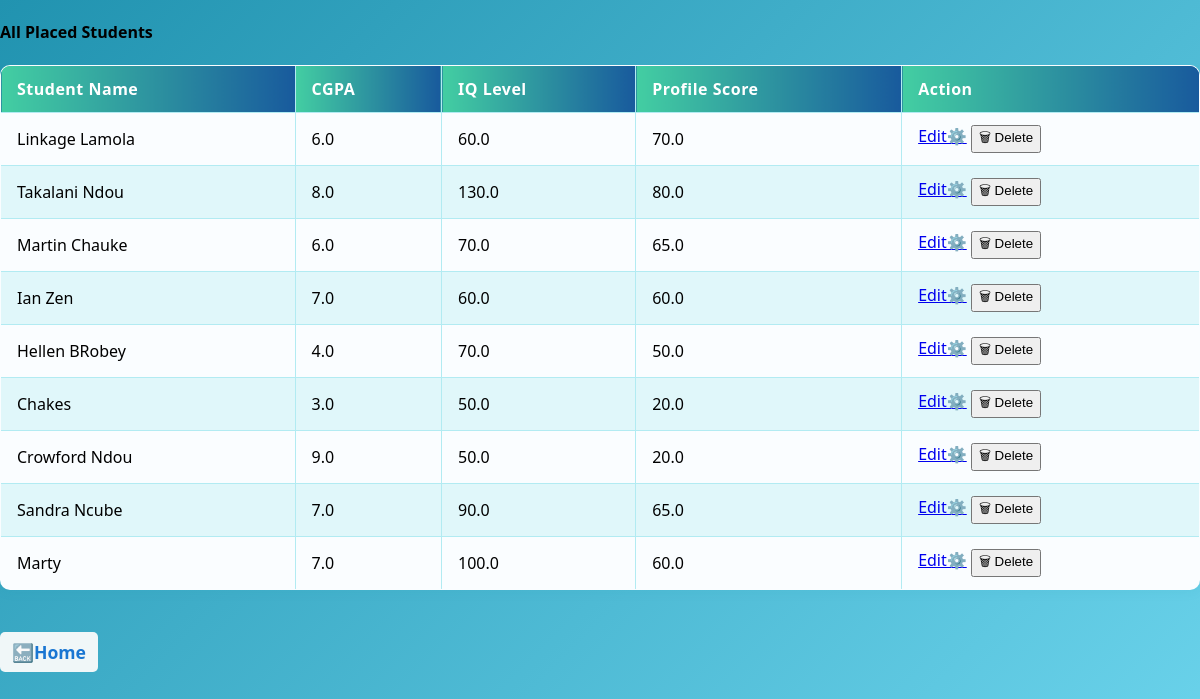
/my_placed_students (signed in), run on an earlier commit of the app's database.
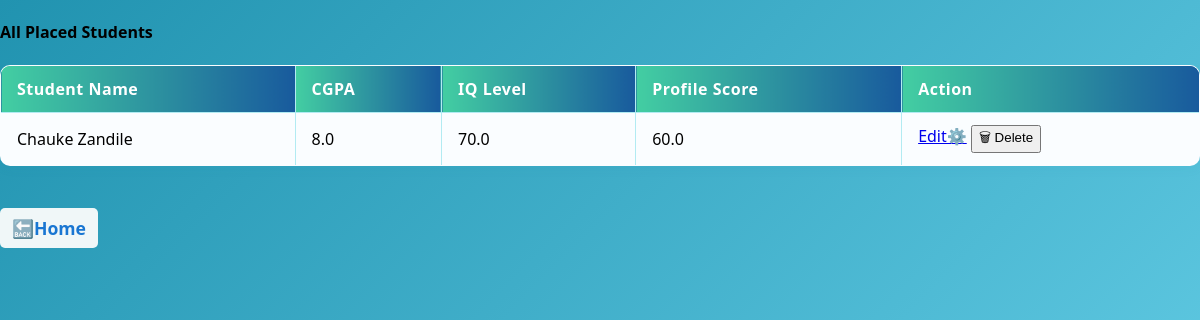
And on a later commit of the database.
### tables this page shows
CREATE TABLE placed_students(
        Id INTEGER PRIMARY KEY AUTOINCREMENT,
        User_id INTEGER,
        Student_name TEXT NOT NULL,
        CGPA REAL,
        IQ_level REAL,
        Profile_score REAL,
        FOREIGN KEY(User_id) REFERENCES users(id)
    );

### app.py (the view)
@app.route("/my_placed_students")
@login_required
def my_placed_students():
    user_id=session.get("user_id")
    conn=get_db_connection()
    placed_students=conn.execute("SELECT * FROM placed_students WHERE User_id=?", (user_id,)).fetchall()
    conn.close()
    return render_template("my_placed_students.html", placed_students=placed_students)

### app.py (called while the page is built)
def get_db_connection():
    conn=sqlite3.connect(DATABASE)
    conn.row_factory=sqlite3.Row
    return conn

def login_required(f):
    @wraps(f)
    def wrapper(*args,**kwargs):
        if "user_id" not in session:
            flash("Please log in to continue.","warning")
            return redirect(url_for("login"))
        return f(*args,**kwargs)
    return wrapper

@app.context_processor
def inject_user_role():
    return dict(is_admin=session.get("is_admin"))

### templates/my_placed_students.html (shortened to what this page needs)
<!DOCTYPE html>
<html>
<head>
</head>
<body>
    {% if placed_students %}
<h4 class="mt-5 mb-3">All Placed Students</h4>
<div style="overflow-x:auto;">
  <table class="table" border="1" cellpadding="8" style="width:100%;background:#fafdff">
    <thead>
      <tr style="background: linear-gradient(90deg,#43cea2 0%, #185a9d 100%); color:#fff;">
        <th>Student Name</th>
        <th>CGPA</th>
        <th>IQ Level</th>
        <th>Profile Score</th>
        <th>Action</th>
      </tr>
    </thead>
    <tbody>
      {% for student in placed_students %}
      <tr>
        <td>{{ student.Student_name }}</td>
        <td>{{ student.CGPA }}</td>
        <td>{{ student.IQ_level }}</td>
        <td>{{ student.Profile_score }}</td>
        <td>
           <a href="{{ url_for('edit_student', student_id=student.Id) }}">Edit⚙️</a>
           <form action="{{ url_for('delete_student', student_id=student.Id) }}" method="post" style="display:inline;">
           <button type="submit" onclick="return confirm('Are you sure you want to delete this student?');">🗑 Delete</button>
           </form>
        </td>
      </tr>
      {% endfor %}
    </tbody>
  </table>
  <a style="margin-top: 20px; display: inline-block; background-color: #f0f7f8;
  border-radius: 5px; padding: 8px 12px;" href="{{ url_for('home')}}" class="back-link" >🔙Home</a>
</div>
{% endif %}
</body>
</html>

### templates/my_placed_students.html (style rules this page uses)
body { font-family: 'Segoe UI', Arial, sans-serif; margin: 0; padding: 0; background: linear-gradient(135deg, #2193b0 0%, #6dd5ed 100%); min-height: 100vh; }
table { border-collapse: collapse; width: 100%; background: #fafdff; margin-bottom: 22px; border-radius: 10px; overflow: hidden; box-shadow: 0 2px 12px rgba(33,147,176,0.07); }
th, td { border: 1px solid #b2ebf2; padding: 12px 16px; text-align: left; }
th { background: linear-gradient(90deg, #43cea2 0%, #185a9d 100%); color: #fff; font-weight: 600; letter-spacing: 0.5px; }
.back-link { text-decoration: none; color: #1976d2; font-weight: bold; font-size: 1.1em; margin-top: 10px; display: inline-block; }

What changed in the data, as far as the page shows it:
removed placed_students: Student_name "Linkage Lamola", CGPA "6.0", IQ_level "60.0", Profile_score "70.0"
removed placed_students: Student_name "Takalani Ndou", CGPA "8.0", IQ_level "130.0", Profile_score "80.0"
removed placed_students: Student_name "Martin Chauke", CGPA "6.0", IQ_level "70.0", Profile_score "65.0"
removed placed_students: Student_name "Ian Zen", CGPA "7.0", IQ_level "60.0", Profile_score "60.0"
removed placed_students: Student_name "Hellen BRobey", CGPA "4.0", IQ_level "70.0", Profile_score "50.0"
removed placed_students: Student_name "Chakes", CGPA "3.0", IQ_level "50.0", Profile_score "20.0"
removed placed_students: Student_name "Crowford Ndou", CGPA "9.0", IQ_level "50.0", Profile_score "20.0"
removed placed_students: Student_name "Sandra Ncube", CGPA "7.0", IQ_level "90.0", Profile_score "65.0"
removed placed_students: Student_name "Marty", CGPA "7.0", IQ_level "100.0", Profile_score "60.0"
added placed_students: Student_name "Chauke Zandile", CGPA "8.0", IQ_level "70.0", Profile_score "60.0"
